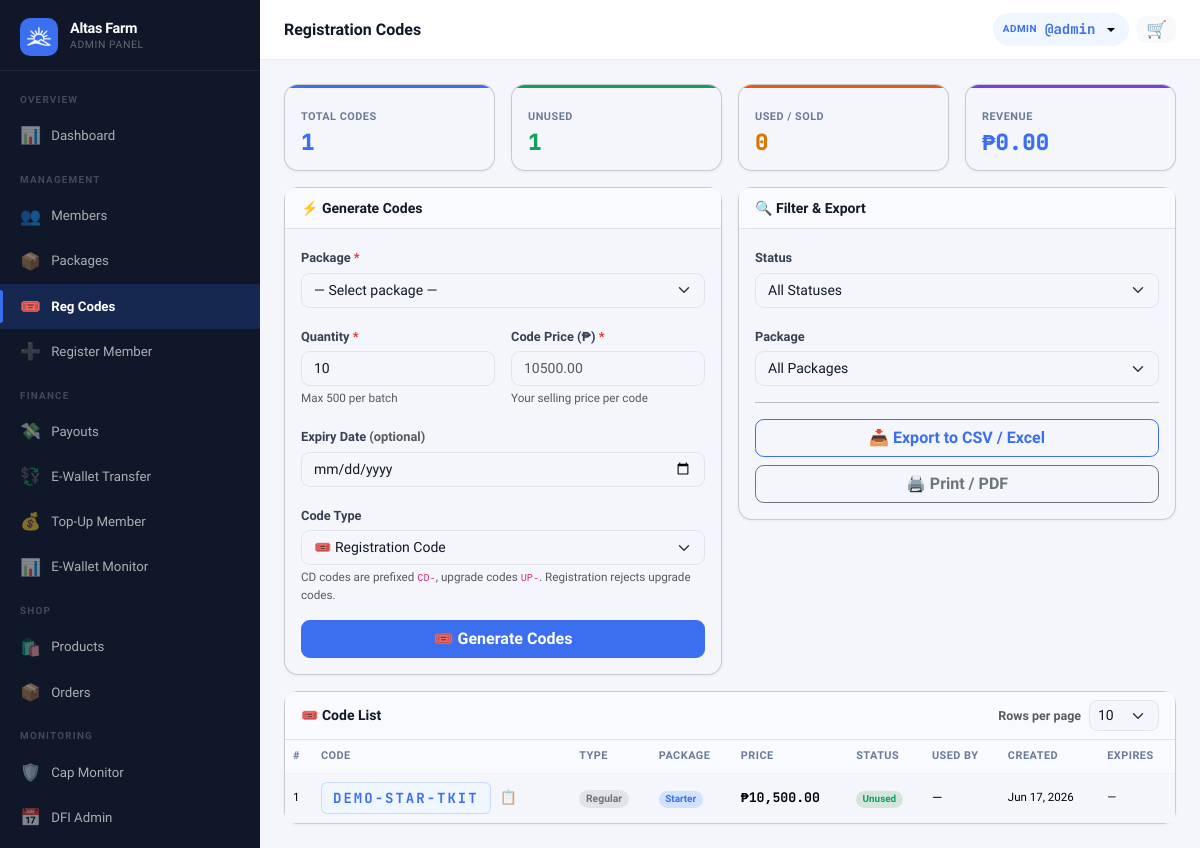
/?page=admin_codes (signed in), run on the app's committed database.
### tables this page shows
CREATE TABLE settings (
  key_name   VARCHAR(80) NOT NULL PRIMARY KEY,
  value      TEXT        NOT NULL,
  updated_at TIMESTAMP DEFAULT CURRENT_TIMESTAMP ON UPDATE CURRENT_TIMESTAMP
);

CREATE TABLE users (
  id                INT UNSIGNED AUTO_INCREMENT PRIMARY KEY,
  username          VARCHAR(40)  NOT NULL UNIQUE,
  password_hash     VARCHAR(255) NOT NULL,
  role              ENUM('member','admin','superadmin') NOT NULL DEFAULT 'member',
  package_id        INT UNSIGNED NULL,
  reg_code_id           INT UNSIGNED NULL,
  reg_payment_method    ENUM('code','ewallet','pending') NOT NULL DEFAULT 'code',
  reg_paid_by           INT UNSIGNED NULL,

   
  sponsor_id        INT UNSIGNED NULL,
  binary_parent_id  INT UNSIGNED NULL,
  binary_position   ENUM('left','right') NULL,

   
  left_count        INT UNSIGNED NOT NULL DEFAULT 0,
  left_count_paid   INT UNSIGNED NOT NULL DEFAULT 0,
  right_count       INT UNSIGNED NOT NULL DEFAULT 0,
  right_count_paid  INT UNSIGNED NOT NULL DEFAULT 0,
  pairs_paid        INT UNSIGNED NOT NULL DEFAULT 0,
  pairs_flushed     INT UNSIGNED NOT NULL DEFAULT 0,
  pairs_paid_today  INT UNSIGNED NOT NULL DEFAULT 0,   

   
  lifetime_earned       DECIMAL(14,2) NOT NULL DEFAULT 0.00,
  cap_status            ENUM('active','capped','perminact') NOT NULL DEFAULT 'active',
  capping_bypass        TINYINT(1)   NOT NULL DEFAULT 0,
  daily_cap_bypass      TINYINT(1)   NOT NULL DEFAULT 0,
  capped_at             TIMESTAMP NULL,
  last_reactivation_at  TIMESTAMP NULL,
  dfi_days_used         INT UNSIGNED NOT NULL DEFAULT 0,
  dfi_active            TINYINT(1)   NOT NULL DEFAULT 1,
  cd_active             TINYINT(1)   NOT NULL DEFAULT 0,
  ewallet_sent_today      DECIMAL(12,2) NOT NULL DEFAULT 0.00,
  ewallet_sent_this_week  DECIMAL(12,2) NOT NULL DEFAULT 0.00,

   
  full_name         VARCHAR(120) NULL,
  email             VARCHAR(120) NULL,
  mobile            VARCHAR(20)  NULL,
  gcash_number      VARCHAR(20)  NULL,
  maya_number       VARCHAR(20)  NULL,
  usdt_trc20_address VARCHAR(100) NULL,
  usdt_bep20_address VARCHAR(100) NULL,
  address           TEXT         NULL,
  photo             VARCHAR(200) NULL,

  ewallet_balance       DECIMAL(14,2) NOT NULL DEFAULT 0.00,
  withdrawable_balance  DECIMAL(14,2) NOT NULL DEFAULT 0.00,
  status                ENUM('active','suspended','pending','deactivated') NOT NULL DEFAULT 'active',
  joined_at         TIMESTAMP DEFAULT CURRENT_TIMESTAMP,
  last_login        TIMESTAMP NULL,

  FOREIGN KEY (sponsor_id)       REFERENCES users(id) ON DELETE SET NULL,
  FOREIGN KEY (binary_parent_id) REFERENCES users(id) ON DELETE SET NULL,
  FOREIGN KEY (package_id)       REFERENCES packages(id) ON DELETE SET NULL
);

CREATE TABLE reg_codes (
  id          INT UNSIGNED AUTO_INCREMENT PRIMARY KEY,
  code        VARCHAR(24)   NOT NULL UNIQUE,
  package_id  INT UNSIGNED  NOT NULL,
  price       DECIMAL(12,2) NOT NULL,
  status      ENUM('unused','used','expired') NOT NULL DEFAULT 'unused',
  code_type   ENUM('registration','cd','upgrade') NOT NULL DEFAULT 'registration',
  used_by     INT UNSIGNED  NULL,
  created_by  INT UNSIGNED  NOT NULL,
  used_at     TIMESTAMP     NULL,
  expires_at  DATE          NULL,
  created_at  TIMESTAMP DEFAULT CURRENT_TIMESTAMP,
  FOREIGN KEY (package_id) REFERENCES packages(id),
  FOREIGN KEY (used_by)    REFERENCES users(id) ON DELETE SET NULL,
  FOREIGN KEY (created_by) REFERENCES users(id)
);

CREATE TABLE packages (
  id                        INT UNSIGNED AUTO_INCREMENT PRIMARY KEY,
  name                      VARCHAR(80)      NOT NULL,
  image                     VARCHAR(200)     NULL,
  entry_fee                 DECIMAL(12,2)    NOT NULL,
  pairing_bonus             DECIMAL(12,2)    NOT NULL,
  daily_pair_cap            TINYINT UNSIGNED NOT NULL DEFAULT 3,
  direct_ref_bonus          DECIMAL(12,2)    NOT NULL DEFAULT 0.00,
   
  lifetime_cap_multiplier   DECIMAL(5,2)     NOT NULL DEFAULT 3.00,
  reactivation_fee          DECIMAL(12,2)    NOT NULL DEFAULT 0.00,
  reactivation_window_days  INT              NOT NULL DEFAULT 15,
  daily_fixed_income        DECIMAL(12,2)    NOT NULL DEFAULT 0.00,
  daily_fixed_income_days   INT              NOT NULL DEFAULT 90,
  status                    ENUM('active','inactive') NOT NULL DEFAULT 'active',
  indirect_referral_enabled TINYINT(1)       NOT NULL DEFAULT 1,
  dfi_enabled               TINYINT(1)       NOT NULL DEFAULT 1,
  pairing_enabled           TINYINT(1)       NOT NULL DEFAULT 1,
  created_at                TIMESTAMP DEFAULT CURRENT_TIMESTAMP
);

### views/admin/codes.php (the view, shortened to what the rows shown need)
<?php require 'views/partials/head.php'; ?>
<?php require 'views/partials/sidebar_admin.php'; ?>
<div class="main-content">
  <?php require 'views/partials/topbar.php'; ?>
  <div class="page-content">
    <div class="card no-print">
      <div class="table-responsive">
        <table class="table table-hover mb-0">
          <thead>
            <tr>
              <th>#</th>
              <th>Code</th>
              <th>Type</th>
              <th>Package</th>
              <th>Price</th>
              <th>Status</th>
              <th>Used By</th>
              <th>Created</th>
              <th>Expires</th>
            </tr>
          </thead>
          <tbody>
            <?php if (empty($codes['data'])): ?>
              <tr>
                <td colspan="9" class="text-center py-5 text-muted">No codes found.</td>
              </tr>
              <?php else: foreach ($codes['data'] as $i => $c): ?>
                <tr>
                  <td class="td-muted" style="font-size:.72rem;"><?= ($codes['page'] - 1) * $codes['per_page'] + $i + 1 ?></td>
                  <td>
                    <div class="d-flex align-items-center gap-2">
                      <span class="reg-code"><?= e($c['code']) ?></span>
                      <button type="button"
                        class="btn btn-sm btn-link p-0 text-muted"
                        onclick="copyText(<?= js($c['code']) ?>)"
                        title="Copy code"
                        style="font-size:.85rem;line-height:1;text-decoration:none;">
                        📋
                      </button>
                    </div>
                  </td>
                  <td>
                    <?php $ct = $c['code_type'] ?? 'registration';
                    if ($ct === 'cd'): ?>
                      <span class="badge bg-warning-subtle text-warning" style="font-size:.65rem;">⏳ CD</span>
                    <?php elseif ($ct === 'upgrade'): ?>
                      <span class="badge bg-info-subtle text-info" style="font-size:.65rem;">⬆️ Upgrade</span>
                    <?php else: ?>
                      <span class="badge bg-secondary-subtle text-secondary" style="font-size:.65rem;">Regular</span>
                    <?php endif; ?>
                  </td>
                  <td><span class="badge bg-primary-subtle text-primary"><?= e($c['package_name']) ?></span></td>
                  <td class="font-mono fw-bold"><?= fmt_money($c['price']) ?></td>
                  <td><?php $b = match ($c['status']) {
                        'unused' => 'bg-success-subtle text-success',
                        'used' => 'bg-secondary-subtle text-secondary',
                        'expired' => 'bg-danger-subtle text-danger',
                        default => 'bg-secondary-subtle'
                      }; ?>
                    <span class="badge <?= $b ?>"><?= ucfirst($c['status']) ?></span>
                  </td>
                  <td class="td-muted"><?= $c['used_by_username'] ? '@' . e($c['used_by_username']) : '—' ?></td>
                  <td class="td-muted" style="font-size:.72rem;"><?= fmt_date($c['created_at']) ?></td>
                  <td class="td-muted" style="font-size:.72rem;"><?= $c['expires_at'] ? fmt_date($c['expires_at']) : '—' ?></td>
                </tr>
            <?php endforeach;
            endif; ?>
          </tbody>
        </table>
      </div>
    </div>
  </div>
</div>
<?php require 'views/partials/footer.php'; ?>

### views/partials/sidebar_admin.php (shortened to what the rows shown need)
<?php
$cp = current_page();
$adminUser = Auth::user();
$initial = strtoupper(substr($adminUser['username'] ?? 'A', 0, 1));
$pendingPayouts = (int)db()->query("SELECT COUNT(*) FROM payout_requests WHERE status='pending'")->fetchColumn();
$pendingMembers = (int)db()->query("SELECT COUNT(*) FROM users WHERE role='member' AND status='pending'")->fetchColumn();
if (!function_exists('renderAdminNav')) {
function renderAdminNav($cp, $adminUser, $initial, $pendingPayouts, $pendingMembers)
{ ?>
  <div class="sidebar-brand">
    <div>
      <div class="brand-name"><?= e(setting('site_name', APP_NAME)) ?></div>
      <div class="brand-sub">Admin Panel</div>
    </div>
  </div>
<?php } ?>
<?php }  ?>
<div class="sidebar d-none d-lg-flex flex-column">
  <?php renderAdminNav($cp, $adminUser, $initial, $pendingPayouts, $pendingMembers); ?>
</div>

### views/partials/topbar.php (shortened to what the rows shown need)
<?php
if (isset($_GET['page']) && $_GET['page'] === 'admin_user_view' && !empty($_GET['id']) && Auth::isAdmin()) {
    $topbarUser = getUserById((int)$_GET['id']);
    if (!$topbarUser) {
        flash('error', 'User not found.');
        redirect('/?page=admin_users');
    }
    $walletUser = $topbarUser;
} else {
    $topbarUser = Auth::user();
}
?>
<div class="topbar-wrapper no-print">
    <div class="d-flex align-items-center gap-2">
        <div class="dropdown">
            <button class="topbar-balance border-0 dropdown-toggle" type="button"
                data-bs-toggle="dropdown" aria-expanded="false"
                title="<?= e($topbarUser['username'] ?? '') ?>" style="cursor:pointer;">
                <span class="bal-label"><?= Auth::isAdmin() ? 'Admin' : 'User' ?></span>
                <span class="bal-amount">@<?= e($topbarUser['username'] ?? '') ?></span>
            </button>
        </div>
    </div>
</div>

### data on the page
settings: value "Altas Farm"
users: username "admin"
reg_codes: per_page "1", code "DEMO-STAR-TKIT", code_type "Regular", package.name "Starter", price "₱10,500.00", status "Unused", created_at "Jun 17, 2026"

### other printed values
$pageTitle "Registration Codes"
$label "TOTAL CODES"
$val "1"
$label "UNUSED"
$label "USED / SOLD"
$val "0"
$label "REVENUE"
$val "₱0.00"
form field per_page "10"
